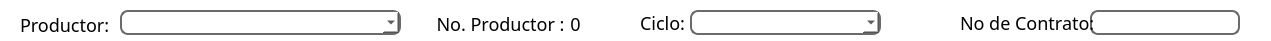
      <widget class="QFrame" name="frame_3">
       <property name="geometry">
        <rect>
         <x>110</x>
         <y>10</y>
         <width>1271</width>
         <height>41</height>
        </rect>
       </property>
       <property name="styleSheet">
        <string notr="true">font:18px;
background:transparent;
border-width:1px;
border:1px;
border-color:black;</string>
       </property>
       <property name="frameShape">
        <enum>QFrame::StyledPanel</enum>
       </property>
       <property name="frameShadow">
        <enum>QFrame::Raised</enum>
       </property>
       <widget class="QLineEdit" name="N_contrato_reg">
        <property name="geometry">
         <rect>
          <x>1090</x>
          <y>10</y>
          <width>150</width>
          <height>25</height>
         </rect>
        </property>
        <property name="styleSheet">
         <string notr="true">font: 14pt &quot;Bahnschrift&quot;;
border-width:2px;
border-color:rgb(106, 106, 106);
border-style:solid;
border-radius:8px;
background:white;</string>
        </property>
        <property name="alignment">
         <set>Qt::AlignRight|Qt::AlignTrailing|Qt::AlignVCenter</set>
        </property>
        <property name="readOnly">
         <bool>true</bool>
        </property>
       </widget>
       <widget class="QLabel" name="Ciclo_sal">
        <property name="geometry">
         <rect>
          <x>640</x>
          <y>10</y>
          <width>71</width>
          <height>25</height>
         </rect>
        </property>
        <property name="font">
         <font>
          <family>Bahnschrift</family>
          <pointsize>-1</pointsize>
          <weight>50</weight>
          <italic>false</italic>
          <bold>false</bold>
         </font>
        </property>
        <property name="styleSheet">
         <string notr="true">border-radius:0px;
border-color: rgb(255, 255, 255);</string>
        </property>
        <property name="text">
         <string>Ciclo:</string>
        </property>
        <property name="alignment">
         <set>Qt::AlignLeading|Qt::AlignLeft|Qt::AlignVCenter</set>
        </property>
       </widget>
       <widget class="QLabel" name="ExcedNoProd_edit">
        <property name="geometry">
         <rect>
          <x>530</x>
          <y>13</y>
          <width>91</width>
          <height>21</height>
         </rect>
        </property>
        <property name="font">
         <font>
          <family>Bahnschrift</family>
          <pointsize>-1</pointsize>
          <weight>50</weight>
          <italic>false</italic>
          <bold>false</bold>
         </font>
        </property>
        <property name="styleSheet">
         <string notr="true">border-radius:0px;
border-color: rgb(255, 255, 255);</string>
        </property>
        <property name="text">
         <string>0</string>
        </property>
        <property name="alignment">
         <set>Qt::AlignCenter</set>
        </property>
       </widget>
       <widget class="QLabel" name="ExcedNoProd">
        <property name="geometry">
         <rect>
          <x>430</x>
          <y>10</y>
          <width>141</width>
          <height>27</height>
         </rect>
        </property>
        <property name="font">
         <font>
          <family>Bahnschrift</family>
          <pointsize>-1</pointsize>
          <weight>50</weight>
          <italic>false</italic>
          <bold>false</bold>
         </font>
        </property>
        <property name="styleSheet">
         <string notr="true">border-radius:0px;
border-color: rgb(255, 255, 255);</string>
        </property>
        <property name="text">
         <string>No. Productor :</string>
        </property>
        <property name="alignment">
         <set>Qt::AlignCenter</set>
        </property>
       </widget>
       <widget class="QLabel" name="Prod_sal">
        <property name="geometry">
         <rect>
          <x>20</x>
          <y>10</y>
          <width>111</width>
          <height>29</height>
         </rect>
        </property>
        <property name="font">
         <font>
          <family>Bahnschrift</family>
          <pointsize>-1</pointsize>
          <weight>50</weight>
          <italic>false</italic>
          <bold>false</bold>
         </font>
        </property>
        <property name="styleSheet">
         <string notr="true">border-radius:0px;
border-color: rgb(255, 255, 255);</string>
        </property>
        <property name="text">
         <string>Productor:</string>
        </property>
        <property name="alignment">
         <set>Qt::AlignLeading|Qt::AlignLeft|Qt::AlignVCenter</set>
        </property>
       </widget>
       <widget class="QComboBox" name="Ciclo_Sal_CB">
        <property name="geometry">
         <rect>
          <x>690</x>
          <y>10</y>
          <width>191</width>
          <height>25</height>
         </rect>
        </property>
        <property name="styleSheet">
         <string notr="true">font: 14pt &quot;Bahnschrift&quot;;
border-width:2px;
border-color:rgb(106, 106, 106);
border-style:solid;
border-radius:8px;
background:white;</string>
        </property>
       </widget>
       <widget class="QLabel" name="N_contrato">
        <property name="geometry">
         <rect>
          <x>960</x>
          <y>10</y>
          <width>151</width>
          <height>25</height>
         </rect>
        </property>
        <property name="font">
         <font>
          <family>Bahnschrift</family>
          <pointsize>-1</pointsize>
          <weight>50</weight>
          <italic>false</italic>
          <bold>false</bold>
         </font>
        </property>
        <property name="styleSheet">
         <string notr="true">border-radius:0px;
border-color: rgb(255, 255, 255);</string>
        </property>
        <property name="text">
         <string>No de Contrato:</string>
        </property>
        <property name="alignment">
         <set>Qt::AlignLeading|Qt::AlignLeft|Qt::AlignVCenter</set>
        </property>
       </widget>
       <widget class="QComboBox" name="Prod_sal_CB">
        <property name="geometry">
         <rect>
          <x>120</x>
          <y>10</y>
          <width>281</width>
          <height>25</height>
         </rect>
        </property>
        <property name="styleSheet">
         <string notr="true">font: 14pt &quot;Bahnschrift&quot;;
border-width:2px;
border-color:rgb(106, 106, 106);
border-style:solid;
border-radius:8px;
background:white;</string>
        </property>
        <property name="frame">
         <bool>true</bool>
        </property>
       </widget>
      </widget>
